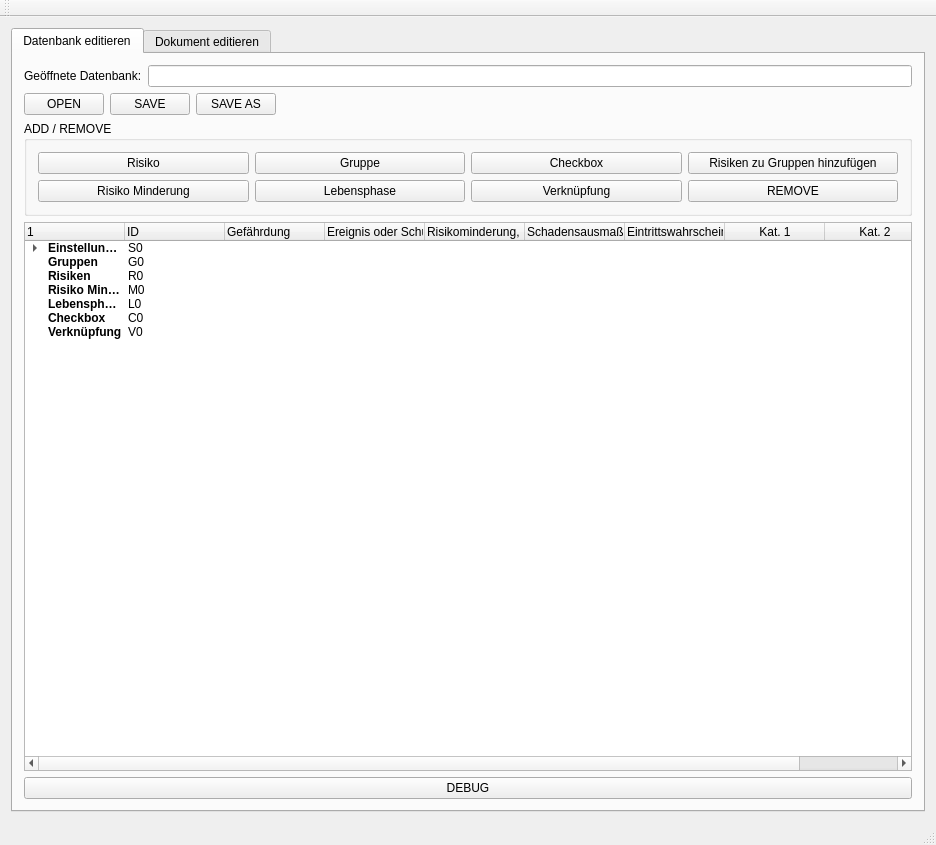
<?xml version="1.0" encoding="UTF-8"?>
<ui version="4.0">
 <class>Risk_Manager</class>
 <widget class="QMainWindow" name="Risk_Manager">
  <property name="geometry">
   <rect>
    <x>0</x>
    <y>0</y>
    <width>936</width>
    <height>845</height>
   </rect>
  </property>
  <property name="sizePolicy">
   <sizepolicy hsizetype="Preferred" vsizetype="Preferred">
    <horstretch>0</horstretch>
    <verstretch>0</verstretch>
   </sizepolicy>
  </property>
  <property name="windowTitle">
   <string>Risk Manager</string>
  </property>
  <widget class="QWidget" name="centralWidget">
   <property name="sizePolicy">
    <sizepolicy hsizetype="Maximum" vsizetype="Maximum">
     <horstretch>0</horstretch>
     <verstretch>0</verstretch>
    </sizepolicy>
   </property>
   <layout class="QHBoxLayout" name="horizontalLayout_6">
    <item>
     <widget class="QTabWidget" name="tabWidget">
      <property name="sizePolicy">
       <sizepolicy hsizetype="Preferred" vsizetype="Preferred">
        <horstretch>0</horstretch>
        <verstretch>0</verstretch>
       </sizepolicy>
      </property>
      <property name="currentIndex">
       <number>0</number>
      </property>
      <widget class="QWidget" name="tab">
       <attribute name="title">
        <string>Datenbank editieren</string>
       </attribute>
       <layout class="QVBoxLayout" name="verticalLayout_4">
        <item>
         <layout class="QVBoxLayout" name="verticalLayout_6">
          <item>
           <layout class="QHBoxLayout" name="horizontalLayout_5">
            <item>
             <widget class="QLabel" name="label">
              <property name="text">
               <string>Geöffnete Datenbank:</string>
              </property>
             </widget>
            </item>
            <item>
             <widget class="QLineEdit" name="data_edit_lineEdit_currentOpenedFile">
              <property name="text">
               <string/>
              </property>
              <property name="readOnly">
               <bool>true</bool>
              </property>
             </widget>
            </item>
           </layout>
          </item>
          <item>
           <layout class="QHBoxLayout" name="horizontalLayout_7">
            <item>
             <widget class="QPushButton" name="data_edit_button_open">
              <property name="text">
               <string>OPEN</string>
              </property>
             </widget>
            </item>
            <item>
             <widget class="QPushButton" name="data_edit_button_save">
              <property name="text">
               <string>SAVE</string>
              </property>
             </widget>
            </item>
            <item>
             <widget class="QPushButton" name="data_edit_button_save_as">
              <property name="text">
               <string>SAVE AS</string>
              </property>
             </widget>
            </item>
            <item>
             <spacer name="horizontalSpacer_2">
              <property name="orientation">
               <enum>Qt::Horizontal</enum>
              </property>
              <property name="sizeHint" stdset="0">
               <size>
                <width>40</width>
                <height>20</height>
               </size>
              </property>
             </spacer>
            </item>
           </layout>
          </item>
         </layout>
        </item>
        <item>
         <widget class="QGroupBox" name="data_edit_groupBox_add_rm">
          <property name="sizePolicy">
           <sizepolicy hsizetype="Expanding" vsizetype="Fixed">
            <horstretch>0</horstretch>
            <verstretch>0</verstretch>
           </sizepolicy>
          </property>
          <property name="title">
           <string>ADD / REMOVE</string>
          </property>
          <layout class="QHBoxLayout" name="horizontalLayout_8">
           <item>
            <layout class="QVBoxLayout" name="verticalLayout_7">
             <item>
              <widget class="QPushButton" name="data_edit_button_add_risk">
               <property name="sizePolicy">
                <sizepolicy hsizetype="Minimum" vsizetype="Minimum">
                 <horstretch>0</horstretch>
                 <verstretch>0</verstretch>
                </sizepolicy>
               </property>
               <property name="text">
                <string>Risiko</string>
               </property>
              </widget>
             </item>
             <item>
              <widget class="QPushButton" name="data_edit_button_add_risk_reduction">
               <property name="sizePolicy">
                <sizepolicy hsizetype="Minimum" vsizetype="Minimum">
                 <horstretch>0</horstretch>
                 <verstretch>0</verstretch>
                </sizepolicy>
               </property>
               <property name="text">
                <string>Risiko Minderung</string>
               </property>
              </widget>
             </item>
            </layout>
           </item>
           <item>
            <layout class="QVBoxLayout" name="verticalLayout_8">
             <item>
              <widget class="QPushButton" name="data_edit_button_add_group">
               <property name="sizePolicy">
                <sizepolicy hsizetype="Minimum" vsizetype="Minimum">
                 <horstretch>0</horstretch>
                 <verstretch>0</verstretch>
                </sizepolicy>
               </property>
               <property name="text">
                <string>Gruppe</string>
               </property>
              </widget>
             </item>
             <item>
              <widget class="QPushButton" name="data_edit_button_add_lifecycle">
               <property name="sizePolicy">
                <sizepolicy hsizetype="Minimum" vsizetype="Minimum">
                 <horstretch>0</horstretch>
                 <verstretch>0</verstretch>
                </sizepolicy>
               </property>
               <property name="text">
                <string>Lebensphase</string>
               </property>
              </widget>
             </item>
            </layout>
           </item>
           <item>
            <layout class="QVBoxLayout" name="verticalLayout_9">
             <item>
              <widget class="QPushButton" name="data_edit_button_add_checkbox">
               <property name="sizePolicy">
                <sizepolicy hsizetype="Minimum" vsizetype="Minimum">
                 <horstretch>0</horstretch>
                 <verstretch>0</verstretch>
                </sizepolicy>
               </property>
               <property name="text">
                <string>Checkbox</string>
               </property>
              </widget>
             </item>
             <item>
              <widget class="QPushButton" name="data_edit_button_add_link">
               <property name="sizePolicy">
                <sizepolicy hsizetype="Minimum" vsizetype="Minimum">
                 <horstretch>0</horstretch>
                 <verstretch>0</verstretch>
                </sizepolicy>
               </property>
               <property name="text">
                <string>Verknüpfung</string>
               </property>
              </widget>
             </item>
            </layout>
           </item>
           <item>
            <layout class="QVBoxLayout" name="verticalLayout_10">
             <item>
              <widget class="QPushButton" name="data_edit_button_link_risk_to_group">
               <property name="sizePolicy">
                <sizepolicy hsizetype="Minimum" vsizetype="Minimum">
                 <horstretch>0</horstretch>
                 <verstretch>0</verstretch>
                </sizepolicy>
               </property>
               <property name="text">
                <string>Risiken zu Gruppen hinzufügen</string>
               </property>
              </widget>
             </item>
             <item>
              <widget class="QPushButton" name="data_edit_button_remove">
               <property name="sizePolicy">
                <sizepolicy hsizetype="Minimum" vsizetype="Minimum">
                 <horstretch>0</horstretch>
                 <verstretch>0</verstretch>
                </sizepolicy>
               </property>
               <property name="text">
                <string>REMOVE</string>
               </property>
              </widget>
             </item>
            </layout>
           </item>
          </layout>
         </widget>
        </item>
        <item>
         <widget class="QTreeWidget" name="data_edit_dataTree">
          <property name="editTriggers">
           <set>QAbstractItemView::NoEditTriggers</set>
          </property>
          <property name="selectionMode">
           <enum>QAbstractItemView::NoSelection</enum>
          </property>
          <property name="columnCount">
           <number>10</number>
          </property>
          <attribute name="headerMinimumSectionSize">
           <number>10</number>
          </attribute>
          <column>
           <property name="text">
            <string/>
           </property>
          </column>
          <column>
           <property name="text">
            <string notr="true">ID</string>
           </property>
          </column>
          <column>
           <property name="text">
            <string>Gefährdung</string>
           </property>
          </column>
          <column>
           <property name="text">
            <string>Ereignis oder Schutzziel</string>
           </property>
          </column>
          <column>
           <property name="text">
            <string>Risikominderung, Lösung/Schutzmaßnahme</string>
           </property>
          </column>
          <column>
           <property name="text">
            <string>Schadensausmaß</string>
           </property>
          </column>
          <column>
           <property name="text">
            <string>Eintrittswahrscheinlichkeit</string>
           </property>
          </column>
          <column>
           <property name="text">
            <string>Kat. 1</string>
           </property>
           <property name="textAlignment">
            <set>AlignCenter</set>
           </property>
          </column>
          <column>
           <property name="text">
            <string>Kat. 2</string>
           </property>
           <property name="textAlignment">
            <set>AlignCenter</set>
           </property>
          </column>
          <column>
           <property name="text">
            <string>Kat. 3</string>
           </property>
           <property name="textAlignment">
            <set>AlignCenter</set>
           </property>
          </column>
          <item>
           <property name="text">
            <string>Einstellungen</string>
           </property>
           <property name="font">
            <font>
             <weight>75</weight>
             <bold>true</bold>
            </font>
           </property>
           <property name="text">
            <string>S0</string>
           </property>
           <property name="flags">
            <set>ItemIsEnabled</set>
           </property>
           <item>
            <property name="text">
             <string>default Elemente</string>
            </property>
            <property name="text">
             <string>S1</string>
            </property>
            <property name="flags">
             <set>ItemIsDragEnabled|ItemIsUserCheckable|ItemIsEnabled</set>
            </property>
            <item>
             <property name="text">
              <string>default Risiko</string>
             </property>
             <property name="text">
              <string>S1.1</string>
             </property>
             <item>
              <property name="text">
               <string>-NEUES RISIKO-</string>
              </property>
              <property name="text">
               <string>S1.1.1</string>
              </property>
              <property name="text">
               <string>GEFÄHRDUNG</string>
              </property>
              <property name="text">
               <string>EREIGNIS</string>
              </property>
              <property name="text">
               <string/>
              </property>
              <property name="flags">
               <set>ItemIsEditable|ItemIsEnabled</set>
              </property>
             </item>
            </item>
            <item>
             <property name="text">
              <string>default Gruppe</string>
             </property>
             <property name="text">
              <string>S1.2</string>
             </property>
             <property name="text">
              <string/>
             </property>
             <property name="text">
              <string/>
             </property>
             <item>
              <property name="text">
               <string>-NEUE GRUPPE-</string>
              </property>
              <property name="text">
               <string>S1.2.1</string>
              </property>
              <property name="flags">
               <set>ItemIsEditable|ItemIsEnabled</set>
              </property>
             </item>
            </item>
            <item>
             <property name="text">
              <string>default Risiko Minderung</string>
             </property>
             <property name="text">
              <string>S1.3</string>
             </property>
             <item>
              <property name="text">
               <string>-NEUE MINDERUNG-</string>
              </property>
              <property name="text">
               <string>S1.3.1</string>
              </property>
              <property name="text">
               <string/>
              </property>
              <property name="text">
               <string/>
              </property>
              <property name="text">
               <string>- MINDERUNG HIER EINTRAGEN-</string>
              </property>
              <property name="flags">
               <set>ItemIsEditable|ItemIsEnabled</set>
              </property>
             </item>
            </item>
            <item>
             <property name="text">
              <string>default Lebensphase</string>
             </property>
             <property name="text">
              <string>S1.4</string>
             </property>
             <item>
              <property name="text">
               <string>-NEUE LEBENSPHASE-</string>
              </property>
              <property name="text">
               <string>S1.4.1</string>
              </property>
              <property name="flags">
               <set>ItemIsEditable|ItemIsEnabled</set>
              </property>
             </item>
            </item>
            <item>
             <property name="text">
              <string>default Checkbox</string>
             </property>
             <property name="text">
              <string>S1.5</string>
             </property>
             <item>
              <property name="text">
               <string>-NEUE CHECKBOX-</string>
              </property>
              <property name="text">
               <string>S1.5.1</string>
              </property>
              <property name="flags">
               <set>ItemIsEditable|ItemIsEnabled</set>
              </property>
             </item>
            </item>
            <item>
             <property name="text">
              <string>default Verknüpfung</string>
             </property>
             <property name="text">
              <string>S1.6</string>
             </property>
             <item>
              <property name="text">
               <string>-NEUE VERKNÜPFUNG-</string>
              </property>
              <property name="text">
               <string>S1.6.1</string>
              </property>
              <property name="flags">
               <set>ItemIsEditable|ItemIsEnabled</set>
              </property>
             </item>
            </item>
           </item>
          </item>
          <item>
           <property name="text">
            <string>Gruppen</string>
           </property>
           <property name="font">
            <font>
             <weight>75</weight>
             <italic>false</italic>
             <bold>true</bold>
            </font>
           </property>
           <property name="text">
            <string>G0</string>
           </property>
           <property name="flags">
            <set>ItemIsEnabled</set>
           </property>
          </item>
          <item>
           <property name="text">
            <string>Risiken</string>
           </property>
           <property name="font">
            <font>
             <weight>75</weight>
             <italic>false</italic>
             <bold>true</bold>
            </font>
           </property>
           <property name="text">
            <string>R0</string>
           </property>
           <property name="flags">
            <set>ItemIsEnabled</set>
           </property>
          </item>
          <item>
           <property name="text">
            <string>Risiko Minderungen</string>
           </property>
           <property name="font">
            <font>
             <weight>75</weight>
             <bold>true</bold>
            </font>
           </property>
           <property name="text">
            <string>M0</string>
           </property>
           <property name="flags">
            <set>ItemIsEnabled</set>
           </property>
          </item>
          <item>
           <property name="text">
            <string>Lebensphasen</string>
           </property>
           <property name="font">
            <font>
             <weight>75</weight>
             <bold>true</bold>
            </font>
           </property>
           <property name="text">
            <string>L0</string>
           </property>
           <property name="font">
            <font>
             <weight>50</weight>
             <bold>false</bold>
            </font>
           </property>
           <property name="flags">
            <set>ItemIsEnabled</set>
           </property>
          </item>
          <item>
           <property name="text">
            <string>Checkbox</string>
           </property>
           <property name="font">
            <font>
             <weight>75</weight>
             <bold>true</bold>
            </font>
           </property>
           <property name="text">
            <string>C0</string>
           </property>
           <property name="flags">
            <set>ItemIsEnabled</set>
           </property>
          </item>
          <item>
           <property name="text">
            <string>Verknüpfung</string>
           </property>
           <property name="font">
            <font>
             <weight>75</weight>
             <bold>true</bold>
            </font>
           </property>
           <property name="text">
            <string>V0</string>
           </property>
           <property name="flags">
            <set>ItemIsEnabled</set>
           </property>
          </item>
         </widget>
        </item>
        <item>
         <widget class="QPushButton" name="pushButton_2">
          <property name="text">
           <string>DEBUG</string>
          </property>
         </widget>
        </item>
       </layout>
      </widget>
      <widget class="QWidget" name="tab_2">
       <attribute name="title">
        <string>Dokument editieren</string>
       </attribute>
       <layout class="QVBoxLayout" name="verticalLayout_3">
        <item>
         <layout class="QVBoxLayout" name="verticalLayout_5">
          <item>
           <layout class="QHBoxLayout" name="Head">
            <item>
             <layout class="QVBoxLayout" name="verticalLayout_2">
              <item>
               <layout class="QHBoxLayout" name="horizontalLayout_4">
                <item>
                 <widget class="QLabel" name="doc_edit_label_opened_document">
                  <property name="sizePolicy">
                   <sizepolicy hsizetype="Minimum" vsizetype="Fixed">
                    <horstretch>0</horstretch>
                    <verstretch>0</verstretch>
                   </sizepolicy>
                  </property>
                  <property name="text">
                   <string>Geöffnetes Dokument:</string>
                  </property>
                 </widget>
                </item>
                <item>
                 <widget class="QLineEdit" name="doc_edit_lineEdit_currentOpened_document">
                  <property name="text">
                   <string/>
                  </property>
                  <property name="readOnly">
                   <bool>true</bool>
                  </property>
                 </widget>
                </item>
               </layout>
              </item>
              <item>
               <layout class="QHBoxLayout" name="horizontalLayout_3">
                <item>
                 <widget class="QPushButton" name="doc_edit_button_open_document">
                  <property name="text">
                   <string>OPEN</string>
                  </property>
                 </widget>
                </item>
                <item>
                 <widget class="QPushButton" name="doc_edit_button_save_document">
                  <property name="text">
                   <string>SAVE</string>
                  </property>
                 </widget>
                </item>
                <item>
                 <widget class="QPushButton" name="doc_edit_button_save_as_document">
                  <property name="text">
                   <string>SAVE AS</string>
                  </property>
                 </widget>
                </item>
                <item>
                 <spacer name="horizontalSpacer">
                  <property name="orientation">
                   <enum>Qt::Horizontal</enum>
                  </property>
                  <property name="sizeHint" stdset="0">
                   <size>
                    <width>40</width>
                    <height>20</height>
                   </size>
                  </property>
                 </spacer>
                </item>
               </layout>
              </item>
             </layout>
            </item>
            <item>
             <layout class="QVBoxLayout" name="verticalLayout">
              <item>
               <layout class="QHBoxLayout" name="horizontalLayout">
                <item>
                 <widget class="QPushButton" name="doc_edit_button_remove">
                  <property name="text">
                   <string>REMOVE</string>
                  </property>
                 </widget>
                </item>
                <item>
                 <widget class="QPushButton" name="doc_edit_button_add_risks_from_rules">
                  <property name="text">
                   <string>Risiken nach Regeln hinzufügen</string>
                  </property>
                 </widget>
                </item>
                <item>
                 <widget class="QPushButton" name="doc_edit_button_set_checklist">
                  <property name="text">
                   <string>Gerät spezifizieren</string>
                  </property>
                 </widget>
                </item>
               </layout>
              </item>
              <item>
               <layout class="QHBoxLayout" name="horizontalLayout_2">
                <item>
                 <widget class="QPushButton" name="doc_edit_button_add_lifecycle">
                  <property name="text">
                   <string>ADD LIFECYCLE</string>
                  </property>
                 </widget>
                </item>
                <item>
                 <widget class="QPushButton" name="doc_edit_button_link_risk_to_lifecycle">
                  <property name="text">
                   <string>Risiko manuell zu Lebensphase hinzufügen</string>
                  </property>
                 </widget>
                </item>
                <item>
                 <widget class="QPushButton" name="doc_edit_button_plot_pdf">
                  <property name="text">
                   <string>Plot PDF</string>
                  </property>
                 </widget>
                </item>
               </layout>
              </item>
             </layout>
            </item>
           </layout>
          </item>
          <item>
           <widget class="QSplitter" name="Content">
            <property name="sizePolicy">
             <sizepolicy hsizetype="Expanding" vsizetype="Expanding">
              <horstretch>0</horstretch>
              <verstretch>0</verstretch>
             </sizepolicy>
            </property>
            <property name="orientation">
             <enum>Qt::Horizontal</enum>
            </property>
            <widget class="QTreeWidget" name="doc_edit_treeWidget_database">
             <property name="sizePolicy">
              <sizepolicy hsizetype="Fixed" vsizetype="Expanding">
               <horstretch>0</horstretch>
               <verstretch>0</verstretch>
              </sizepolicy>
             </property>
             <property name="editTriggers">
              <set>QAbstractItemView::NoEditTriggers</set>
             </property>
             <property name="selectionMode">
              <enum>QAbstractItemView::NoSelection</enum>
             </property>
             <attribute name="headerDefaultSectionSize">
              <number>100</number>
             </attribute>
             <column>
              <property name="text">
               <string/>
              </property>
             </column>
             <column>
              <property name="text">
               <string>ID</string>
              </property>
             </column>
            </widget>
            <widget class="QTreeWidget" name="doc_edit_treeWidget_document">
             <property name="sizePolicy">
              <sizepolicy hsizetype="Maximum" vsizetype="Expanding">
               <horstretch>0</horstretch>
               <verstretch>0</verstretch>
              </sizepolicy>
             </property>
             <property name="editTriggers">
              <set>QAbstractItemView::DoubleClicked</set>
             </property>
             <property name="selectionMode">
              <enum>QAbstractItemView::NoSelection</enum>
             </property>
             <attribute name="headerDefaultSectionSize">
              <number>100</number>
             </attribute>
             <column>
              <property name="text">
               <string/>
              </property>
             </column>
             <column>
              <property name="text">
               <string>ID</string>
              </property>
             </column>
             <column>
              <property name="text">
               <string>Gefährdung</string>
              </property>
             </column>
             <column>
              <property name="text">
               <string>Ereignis oder Schutzziel</string>
              </property>
             </column>
             <column>
              <property name="text">
               <string>Risikominderung, Lösung/Schutzmaßnahme</string>
              </property>
             </column>
             <column>
              <property name="text">
               <string>Schadensausmaß</string>
              </property>
             </column>
             <column>
              <property name="text">
               <string>Eintrittswahrscheinlichkeit</string>
              </property>
             </column>
             <column>
              <property name="text">
               <string>Kat 1</string>
              </property>
             </column>
             <column>
              <property name="text">
               <string>Kat 2</string>
              </property>
             </column>
             <column>
              <property name="text">
               <string>Kat 3</string>
              </property>
             </column>
             <item>
              <property name="text">
               <string>Lebensphasen</string>
              </property>
              <property name="font">
               <font>
                <weight>75</weight>
                <bold>true</bold>
               </font>
              </property>
              <property name="text">
               <string>L0</string>
              </property>
              <property name="text">
               <string/>
              </property>
              <property name="text">
               <string/>
              </property>
              <property name="text">
               <string/>
              </property>
              <property name="text">
               <string/>
              </property>
              <property name="text">
               <string/>
              </property>
              <property name="text">
               <string/>
              </property>
              <property name="text">
               <string/>
              </property>
              <property name="text">
               <string/>
              </property>
              <property name="flags">
               <set>ItemIsEnabled</set>
              </property>
             </item>
            </widget>
           </widget>
          </item>
         </layout>
        </item>
       </layout>
      </widget>
     </widget>
    </item>
   </layout>
  </widget>
  <widget class="QToolBar" name="mainToolBar">
   <attribute name="toolBarArea">
    <enum>TopToolBarArea</enum>
   </attribute>
   <attribute name="toolBarBreak">
    <bool>false</bool>
   </attribute>
  </widget>
  <widget class="QStatusBar" name="statusBar"/>
 </widget>
 <layoutdefault spacing="6" margin="11"/>
 <resources/>
 <connections/>
</ui>
